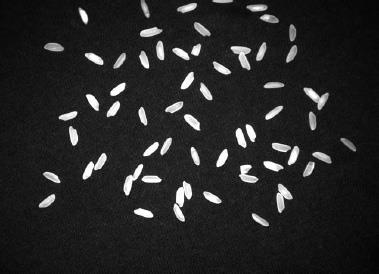
#> input picture server/rice.jpg, 379 x 274 px
$ python -i riceQuality.py   (imports and definitions only)
#> lines starting #> are read from the running program, lines starting #| are printed output that depends on the picture; after the words box and inside, x2 and y2 are one past the last pixel; in counts of white or black regions, pixels touching at a corner belong together
import numpy as np
import cv2

def getResults(img):

#> called with img = 'rice.jpg'
    Slender = 0
    Medium = 0
    Bold = 0
    Round = 0

    img = cv2.imread(img,0)
#> img is the input picture: shape (274, 379); min 0, max 255, mean 38.3
    ret,binary = cv2.threshold(img,160,255,cv2.THRESH_BINARY)
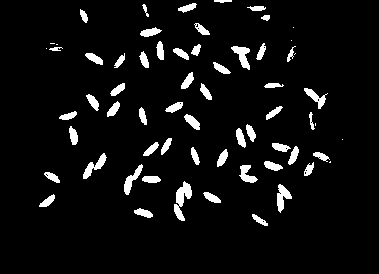
#> binary: shape (274, 379); 5.9% white; 64 white regions (9 under 20 px), largest, box (x1, y1, x2, y2) and area: (174, 181, 192, 221) 344, (231, 46, 250, 70) 222, (277, 184, 292, 213) 222
    kernel = np.ones((5,5),np.float32)/9
    dst = cv2.filter2D(binary,-1,kernel)
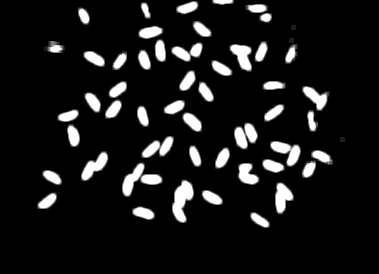
#> dst: shape (274, 379); min 0, max 255, mean 24.9
    kernel2 = cv2.getStructuringElement(cv2.MORPH_ELLIPSE,(3,3))
    erosion = cv2.erode(dst,kernel2,iterations = 1)
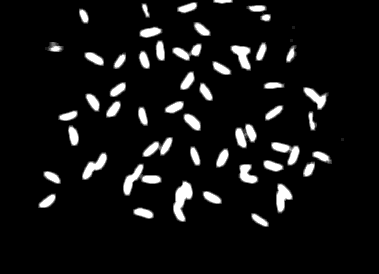
#> erosion: shape (274, 379); min 0, max 255, mean 18.6
    dilation = cv2.dilate(erosion,kernel2,iterations = 1)
    edges = cv2.Canny(dilation,100,200)
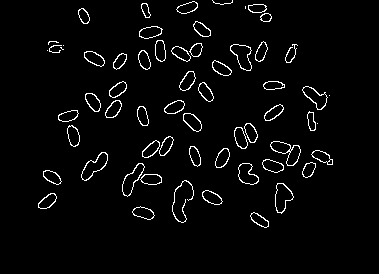
#> edges: shape (274, 379); 3.3% white in thin lines or dots, all inside (x1, y1, x2, y2) = (38, 0, 333, 228)
    contours,hierarchy = cv2.findContours(erosion, cv2.RETR_EXTERNAL, cv2.CHAIN_APPROX_SIMPLE)
#> contours = 52 contours, 3 with area under 20; largest, box (x1, y1, x2, y2) and area: (173, 180, 193, 222) 470, (123, 163, 162, 196) 456, (235, 123, 257, 149) 363, (271, 142, 300, 166) 337, (142, 137, 173, 157) 326

    totalAR=0

    for cnt in contours:
        x,y,w,h = cv2.boundingRect(cnt)
        aspectRatio = float(w)/h
        if(aspectRatio<1):
            aspectRatio=1/aspectRatio

        aspectRatio = round(aspectRatio,1)
        if(aspectRatio>=3):
            Slender=Slender+1
        elif(aspectRatio>=2.1 and aspectRatio<3):
            Medium=Medium+1
        elif(aspectRatio>=1.1 and aspectRatio<2.1):
            Bold=Bold+1
        elif(aspectRatio<=1):
            Round=Round+1

        totalAR+=aspectRatio
#> this loop made 52 passes
#> (cnt, x, y, w, h, aspectRatio, totalAR) on passes 17, 44, 45: ([[341, 138], [341, 140], [343, 140], [343, 138]], 341, 138, 3, 3, 1, 24.6), ([[290, 39], [290, 41], [292, 41], [292, 39]], 290, 39, 3, 3, 1, 66.3), ([[292, 26], [292, 28], [294, 28], [294, 26]], 292, 26, 3, 3, 1, 67.3)
#> (x, y, w, h, aspectRatio, Slender, totalAR) on passes 30, 52: (263, 82, 22, 7, 3.1, 1, 45.7), (213, 0, 20, 4, 5, 2, 82.2)
#> after the loop, Bold = 43; Medium = 3; Round = 4; Slender = 2; totalAR = 82.2

    return {'Slender':Slender,
            'Medium':Medium,
            'Bold':Bold,
            'Round':Round,
            'Total number of grains':len(contours)}

>>> result = getResults('rice.jpg')
#> result = {'Slender': 2, 'Medium': 3, 'Bold': 43, 'Round': 4, 'Total number of grains': 52}
